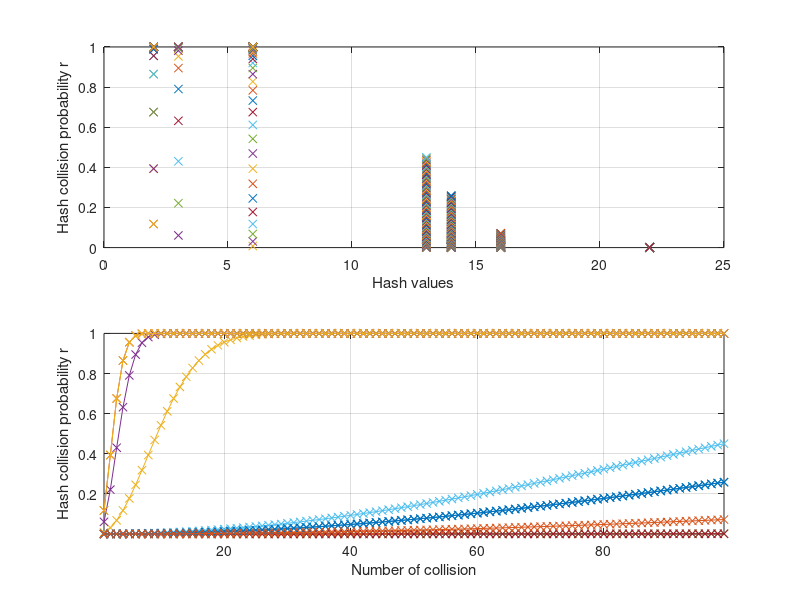

Reproduce this figure in MATLAB.
clc;clear;close all;
d=randi([2 22],1,10);
% d=[2]

N=2.^d;

% n=1:100
for i=1:length(d)
    n(i,:)=1:100-1;
end

% r=1-exp(-0.5.*n.*n./N);
% plot(n,r)

for i=1:length(d)
    for j=1:100-1
        r(i,j)=1-exp(-0.5*n(i,j)*n(i,j)/N(i));
    end
end

for i=1:length(d)
subplot(2,1,1);
plot(d(i),r(i,:),'x-');
xlabel('Hash values');
ylabel('Hash collision probability r');
grid on
hold on

subplot(2,1,2);
plot(n(i,:),r(i,:),'x-');
xlabel('Number of collision');
ylabel('Hash collision probability r');
grid on
hold on

end
axis tight

